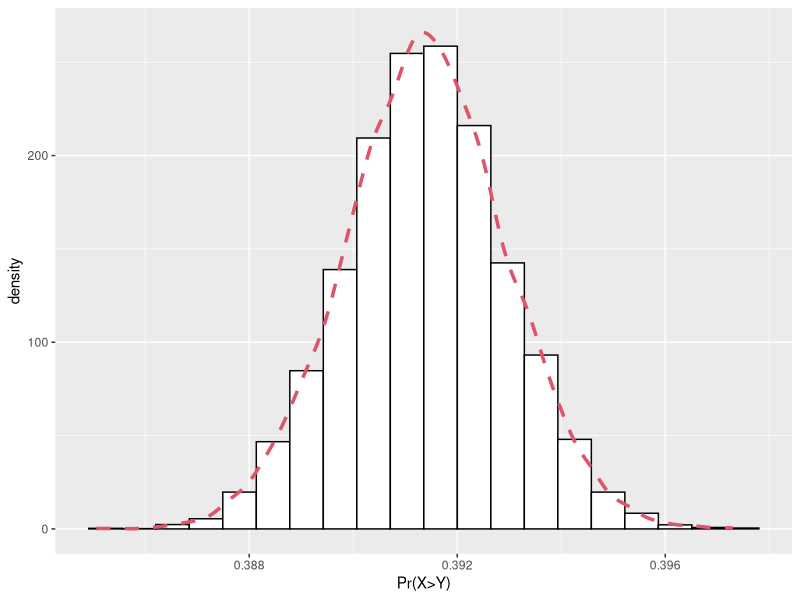

Source code (R):
## ---- chunk 1

library(tidyverse)
library(parallel)

## ---- chunk 2

set.seed(0911)

probability_calculator <- function(n) {

  X <- rnorm(n, mean = 4, sd = sqrt(10))
  Y <- runif(n, min = 2, max = 8)

  # Calculating Pr(X>Y)
  Pr_hat <- sum(X > Y) / n
  
  output <- list(X, Y, Pr_hat)
  
  return(output)
}


results <- probability_calculator(100000)

print(results[3])

## ---- chunk 3
# creating function for bootstrap, using 8 cores (for completeness only).
bootstrap_multicore <- function(n_straps, vec1 = X, vec2 = Y) {
prob_vector <- unlist(mclapply(1:n_straps, function(n = n, vec1 = X, vec2 = Y) {
  resX <- vec1[sample(1 : length(vec1), length(vec1), replace = TRUE)]
  resY <- vec2[sample(1 : length(vec2), length(vec2), replace = TRUE)]
  
  Prob <- sum(resX > resY) / length(resX)
  return(Prob)
}, mc.cores = 8, mc.set.seed = TRUE))
return(prob_vector)
}

## ---- chunk 4
# set seed for reproducibility
RNGkind("L'Ecuyer-CMRG")
set.seed(0112)


X <- unlist(results[1])
Y <- unlist(results[2])

prob_vec <- bootstrap_multicore(n_straps = 10000)

## ---- chunk 5
quantile(prob_vec, c(0.025, 0.5, 0.975))
## ---- chunk 6
df_probabilities <- as.data.frame(prob_vec)

df_probabilities %>% 
ggplot(aes(x = prob_vec)) +
  geom_histogram(aes (y = ..density..),
                 bins = 20,
                 colour = 1,
                 fill = "white")+
  geom_density(lwd = 1.2,
               linetype = 2,
               colour = 2)+
  xlab("Pr(X>Y)")
## ---- chunk 7


## ---- chunk 8


mclapply(1:5, function(i) {
  X_vec <- rnorm(i, mean = 4, sd = sqrt(10))
  Y_vec <- runif(i, min = 2, max = 8)
  
  
})
